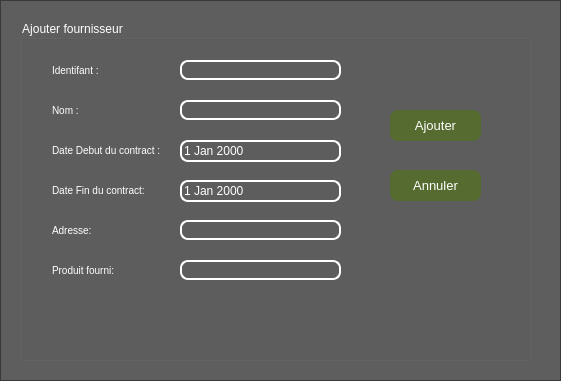
    <widget class="QFrame" name="frame_17">
     <property name="geometry">
      <rect>
       <x>70</x>
       <y>40</y>
       <width>561</width>
       <height>381</height>
      </rect>
     </property>
     <property name="styleSheet">
      <string notr="true">QFrame
{background : black;
background:rgba(0,0,0,100);}</string>
     </property>
     <property name="frameShape">
      <enum>QFrame::StyledPanel</enum>
     </property>
     <property name="frameShadow">
      <enum>QFrame::Raised</enum>
     </property>
     <widget class="QGroupBox" name="groupBox_14">
      <property name="geometry">
       <rect>
        <x>20</x>
        <y>20</y>
        <width>511</width>
        <height>341</height>
       </rect>
      </property>
      <property name="styleSheet">
       <string notr="true">QGroupBox{color:white;}</string>
      </property>
      <property name="title">
       <string>Ajouter fournisseur</string>
      </property>
      <widget class="QLineEdit" name="id">
       <property name="geometry">
        <rect>
         <x>160</x>
         <y>40</y>
         <width>161</width>
         <height>20</height>
        </rect>
       </property>
       <property name="styleSheet">
        <string notr="true">QLineEdit
 { background-color: transparent;
  color: #F5F5DC
;
  border: 1.5px solid white; 
border-radius: 8px;
}</string>
       </property>
       <property name="text">
        <string/>
       </property>
      </widget>
      <widget class="QDateEdit" name="datedeb">
       <property name="geometry">
        <rect>
         <x>160</x>
         <y>120</y>
         <width>161</width>
         <height>22</height>
        </rect>
       </property>
       <property name="styleSheet">
        <string notr="true">QDateEdit
 { background-color: transparent;
  color: white;
  border: 1.5px solid white; 
border-radius: 8px}</string>
       </property>
      </widget>
      <widget class="QLineEdit" name="lineEdit_121">
       <property name="geometry">
        <rect>
         <x>30</x>
         <y>40</y>
         <width>111</width>
         <height>21</height>
        </rect>
       </property>
       <property name="cursor">
        <cursorShape>ArrowCursor</cursorShape>
       </property>
       <property name="styleSheet">
        <string notr="true">QLineEdit {background:transparent;
border:none;
color:white;
font-size: 10px;
}</string>
       </property>
       <property name="text">
        <string>Identifant : </string>
       </property>
      </widget>
      <widget class="QLineEdit" name="lineEdit_122">
       <property name="geometry">
        <rect>
         <x>30</x>
         <y>240</y>
         <width>113</width>
         <height>20</height>
        </rect>
       </property>
       <property name="styleSheet">
        <string notr="true">QLineEdit {background:transparent;
border:none;
color:white;
font-size: 10px;}</string>
       </property>
       <property name="text">
        <string>Produit fourni: </string>
       </property>
      </widget>
      <widget class="QLineEdit" name="nom">
       <property name="geometry">
        <rect>
         <x>160</x>
         <y>80</y>
         <width>161</width>
         <height>20</height>
        </rect>
       </property>
       <property name="styleSheet">
        <string notr="true">QLineEdit
 { background-color: transparent;
  color: #F5F5DC
;
  border: 1.5px solid white; 
border-radius: 8px;
}</string>
       </property>
      </widget>
      <widget class="QLineEdit" name="lineEdit_124">
       <property name="geometry">
        <rect>
         <x>30</x>
         <y>160</y>
         <width>151</width>
         <height>20</height>
        </rect>
       </property>
       <property name="styleSheet">
        <string notr="true">QLineEdit {background:transparent;
border:none;
color:white;
font-size: 10px;}</string>
       </property>
       <property name="text">
        <string>Date Fin du contract: </string>
       </property>
      </widget>
      <widget class="QLineEdit" name="lineEdit_125">
       <property name="geometry">
        <rect>
         <x>30</x>
         <y>120</y>
         <width>171</width>
         <height>20</height>
        </rect>
       </property>
       <property name="styleSheet">
        <string notr="true">QLineEdit {background:transparent;
border:none;
color:white;
font-size: 10px;}</string>
       </property>
       <property name="text">
        <string>Date Debut du contract :</string>
       </property>
      </widget>
      <widget class="QLineEdit" name="adresse">
       <property name="geometry">
        <rect>
         <x>160</x>
         <y>200</y>
         <width>161</width>
         <height>20</height>
        </rect>
       </property>
       <property name="styleSheet">
        <string notr="true">QLineEdit
 { background-color: transparent;
  color: #F5F5DC
;
  border: 1.5px solid white; 
border-radius: 8px;
}</string>
       </property>
      </widget>
      <widget class="QLineEdit" name="lineEdit_127">
       <property name="geometry">
        <rect>
         <x>30</x>
         <y>80</y>
         <width>111</width>
         <height>21</height>
        </rect>
       </property>
       <property name="styleSheet">
        <string notr="true">QLineEdit {background:transparent;
border:none;
color:white;
font-size: 10px;}</string>
       </property>
       <property name="text">
        <string>Nom :</string>
       </property>
      </widget>
      <widget class="QLineEdit" name="lineEdit_130">
       <property name="geometry">
        <rect>
         <x>30</x>
         <y>200</y>
         <width>113</width>
         <height>20</height>
        </rect>
       </property>
       <property name="styleSheet">
        <string notr="true">QLineEdit {background:transparent;
border:none;
color:white;
font-size: 10px;}</string>
       </property>
       <property name="text">
        <string>Adresse: </string>
       </property>
      </widget>
      <widget class="QDateEdit" name="datedeb_2">
       <property name="geometry">
        <rect>
         <x>160</x>
         <y>160</y>
         <width>161</width>
         <height>22</height>
        </rect>
       </property>
       <property name="styleSheet">
        <string notr="true">QDateEdit
 { background-color: transparent;
  color: white;
  border: 1.5px solid white; 
border-radius: 8px}
</string>
       </property>
      </widget>
      <widget class="QLineEdit" name="prod">
       <property name="geometry">
        <rect>
         <x>160</x>
         <y>240</y>
         <width>161</width>
         <height>20</height>
        </rect>
       </property>
       <property name="styleSheet">
        <string notr="true">QLineEdit
 { background-color: transparent;
  color: #F5F5DC
;
  border: 1.5px solid white; 
border-radius: 8px;
}</string>
       </property>
      </widget>
      <widget class="QPushButton" name="add_btn">
       <property name="geometry">
        <rect>
         <x>370</x>
         <y>90</y>
         <width>91</width>
         <height>31</height>
        </rect>
       </property>
       <property name="styleSheet">
        <string notr="true">QPushButton{border-radius: 8px;
background :#556B2F
;
color: white;
font-size:13px;
}</string>
       </property>
       <property name="text">
        <string>Ajouter</string>
       </property>
      </widget>
      <widget class="QPushButton" name="pushButton_26">
       <property name="geometry">
        <rect>
         <x>370</x>
         <y>150</y>
         <width>91</width>
         <height>31</height>
        </rect>
       </property>
       <property name="styleSheet">
        <string notr="true">QPushButton{border-radius: 8px;
background :#556B2F
;
color: white;
font-size:13px;
}</string>
       </property>
       <property name="text">
        <string>Annuler</string>
       </property>
      </widget>
     </widget>
    </widget>
